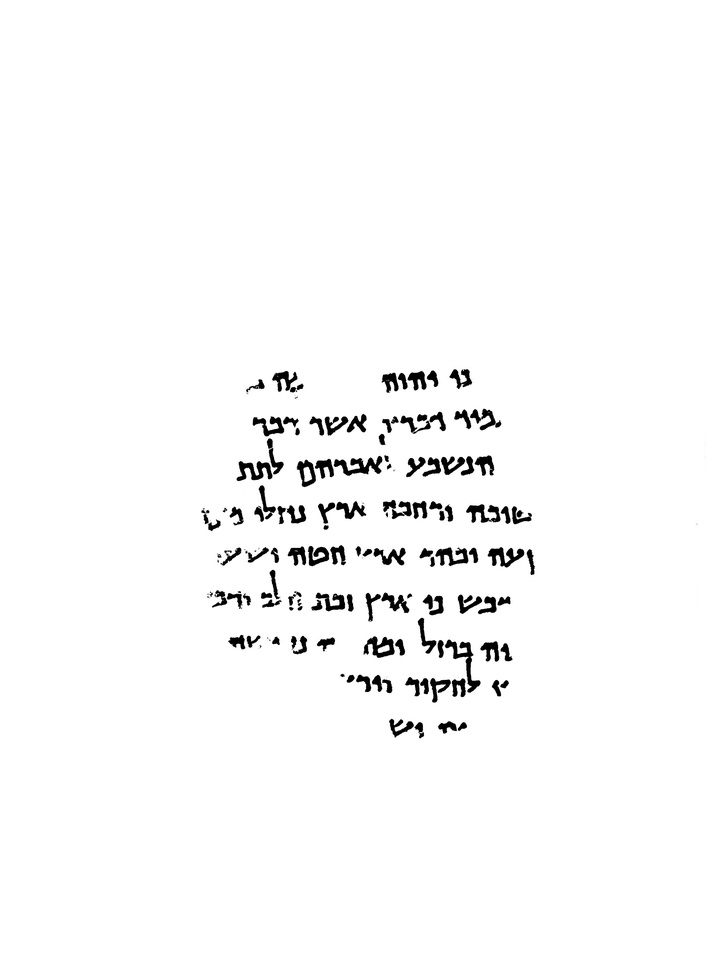
#> input picture binary/P168-Fg016-R-C01-R01-binarized.jpg, 727 x 970 px, shrunk from 2706 x 3608 before the run, found by its file name
$ jupyter execute --allow-errors Task1_Line_Seg_only_works_for_easy_scrolls.ipynb
#> lines starting #> are read from the running program, lines starting #| are printed output that depends on the picture; after the words box and inside, x2 and y2 are one past the last pixel; in counts of white or black regions, pixels touching at a corner belong together
[cell 1]
from skimage.io import imread
from skimage.color import rgb2gray
import matplotlib.pyplot as plt
import cv2


path = r'/Users/joostfranssen/Documents/Study/MSc_AI/Year_1/Semester_2B/HWR/image-data/P168-Fg016-R-C01-R01-binarized.jpg'

image2 = cv2.imread(path)
#> image2 is the input picture: shape (970, 727, 3); min 0, max 255, mean 249.4
img = cv2.cvtColor(image2, cv2.COLOR_BGR2GRAY)

plt.figure(figsize=(15,15))
plt.axis()
plt.imshow(img, cmap="gray")
plt.show()

[cell 2]
# test code for rotation
(h, w) = image2.shape[:2]
(cX, cY) = (w // 2, h // 2)

M = cv2.getRotationMatrix2D((cX, cY), -3, 1.0)
rotated = cv2.warpAffine(img, M, (w, h))
plt.imshow(rotated, cmap="gray")

[cell 3]
img.shape

[cell 4]
image2.shape

[cell 5]
from skimage.filters import sobel
sobel_image = sobel(img)
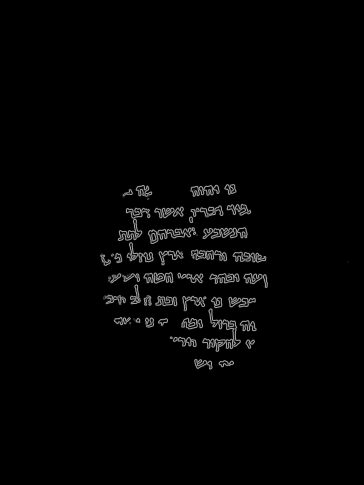
#> sobel_image: shape (970, 727) float64 (shown at 1/2 size); min 0, max 0.758, mean 0.015
plt.figure(figsize=(20,20))
plt.axis("off")
plt.imshow(sobel_image, cmap="gray")
plt.show()

[cell 6]
from skimage.filters import sobel
import numpy as np
import matplotlib.pyplot as plt

def horizontal_projections(sobel_image):
    return np.sum(sobel_image, axis=1)

sobel_image = sobel(img)
hpp = horizontal_projections(sobel_image)
#> hpp = 970 values, max 103 at index 555, min 0 at index 0, mean 10.88
plt.plot(hpp)
plt.show()
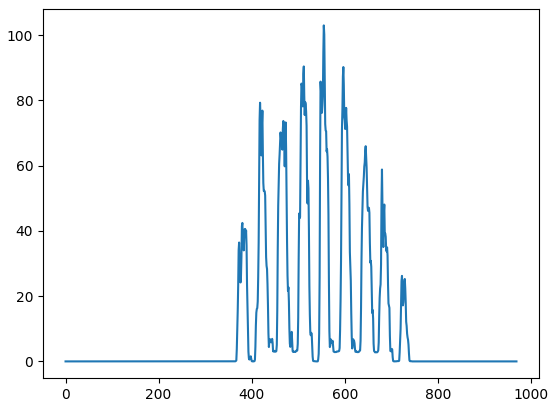
#> figure drawn by matplotlib, 1 panel; curve peaks at x = 555, y = 103

[cell 7]
#find the midway where we can make a threshold and extract the peaks regions
#divider parameter value is used to threshold the peak values from non peak values.
def find_peak_regions(hpp, divider=6):
#> called with hpp = array of shape (970,), divider = 6
    threshold = (np.max(hpp)-np.min(hpp))/divider
#> threshold = 17.17
    peaks = []
    peaks_index = []
    for i, hppv in enumerate(hpp):
        if hppv < threshold:
            peaks.append([i, hppv])
#> after the loop, peaks = 781 pairs, first value 0 to 969, second value 0 to 17.13
    return peaks

peaks = find_peak_regions(hpp)

peaks_index = np.array(peaks)[:,0].astype(int)
#> peaks_index = 781 values from 0 to 969


segmented_img = np.copy(img)
r,c = segmented_img.shape
for ri in range(r):
    if ri in peaks_index:
        segmented_img[ri, :] = 0
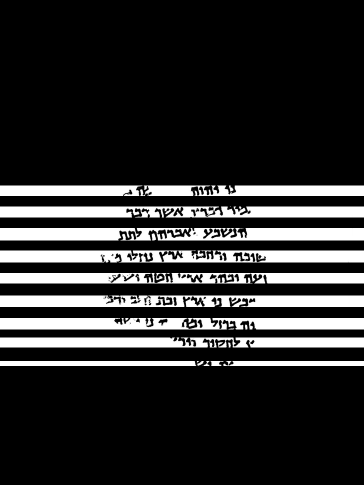
#> segmented_img: shape (970, 727) (shown at 1/2 size); min 0, max 255, mean 44.4

plt.figure(figsize=(20,20))
plt.imshow(segmented_img, cmap="gray")
plt.show()

[cell 8]
#group the peaks into walking windows
def get_hpp_walking_regions(peaks_index):
    hpp_clusters = []
    cluster = []
    for index, value in enumerate(peaks_index):
        cluster.append(value)

        if index < len(peaks_index)-1 and peaks_index[index+1] - value > 1:
            hpp_clusters.append(cluster)
            cluster = []

        #get the last cluster
        if index == len(peaks_index)-1:
            hpp_clusters.append(cluster)
            cluster = []
#> after the loop, hpp_clusters = 10 items

    return hpp_clusters

hpp_clusters = get_hpp_walking_regions(peaks_index)
#> hpp_clusters = 10 items

[cell 9]
new = []
for i in range(len(hpp_clusters)):
    if (hpp_clusters[i][-1] - hpp_clusters[i][0]) > 12:
        new.append(hpp_clusters[i])
#> this loop made 10 passes
#> after the loop, new = 10 items

[cell 10]
hpp_clusters = new

[cell 11]
hpp_clusters[1][-1]
#> Out = 412

[cell 12]
hpp_clusters[2][0]
#> Out = 435

[cell 13]
hpp_clusters[2][-1]
#> Out = 455

[cell 14]
hpp_clusters[3][0]
#> Out = 481

[cell 15]
hpp_clusters[3][-1]
#> Out = 500

[cell 16]
hpp_clusters

[cell 17]
#a star path planning algorithm
from heapq import *

def heuristic(a, b):
    return (b[0] - a[0]) ** 2 + (b[1] - a[1]) ** 2

def astar(array, start, goal):

    neighbors = [(0,1),(0,-1),(1,0),(-1,0),(1,1),(1,-1),(-1,1),(-1,-1)]
    close_set = set()
    came_from = {}
    gscore = {start:0}
    fscore = {start:heuristic(start, goal)}
    oheap = []

    heappush(oheap, (fscore[start], start))

    while oheap:

        current = heappop(oheap)[1]

        if current == goal:
            data = []
            while current in came_from:
                data.append(current)
                current = came_from[current]
            return data

        close_set.add(current)
        for i, j in neighbors:
            neighbor = current[0] + i, current[1] + j
            tentative_g_score = gscore[current] + heuristic(current, neighbor)
            if 0 <= neighbor[0] < array.shape[0]:
                if 0 <= neighbor[1] < array.shape[1]:
                    if array[neighbor[0]][neighbor[1]] == 1:
                        continue
                else:
                    # array bound y walls
                    continue
            else:
                # array bound x walls
                continue

            if neighbor in close_set and tentative_g_score >= gscore.get(neighbor, 0):
                continue

            if  tentative_g_score < gscore.get(neighbor, 0) or neighbor not in [i[1]for i in oheap]:
                came_from[neighbor] = current
                gscore[neighbor] = tentative_g_score
                fscore[neighbor] = tentative_g_score + heuristic(neighbor, goal)
                heappush(oheap, (fscore[neighbor], neighbor))

    return []

[cell 18]
#Scan the paths to see if there are any blockers.
from skimage.filters import threshold_otsu
from skimage.util import invert

def get_binary(img):
    mean = np.mean(img)
#> mean = 249.4
    if mean == 0.0 or mean == 1.0:
        return img

    thresh = threshold_otsu(img)
#> thresh = 138
    binary = img <= thresh
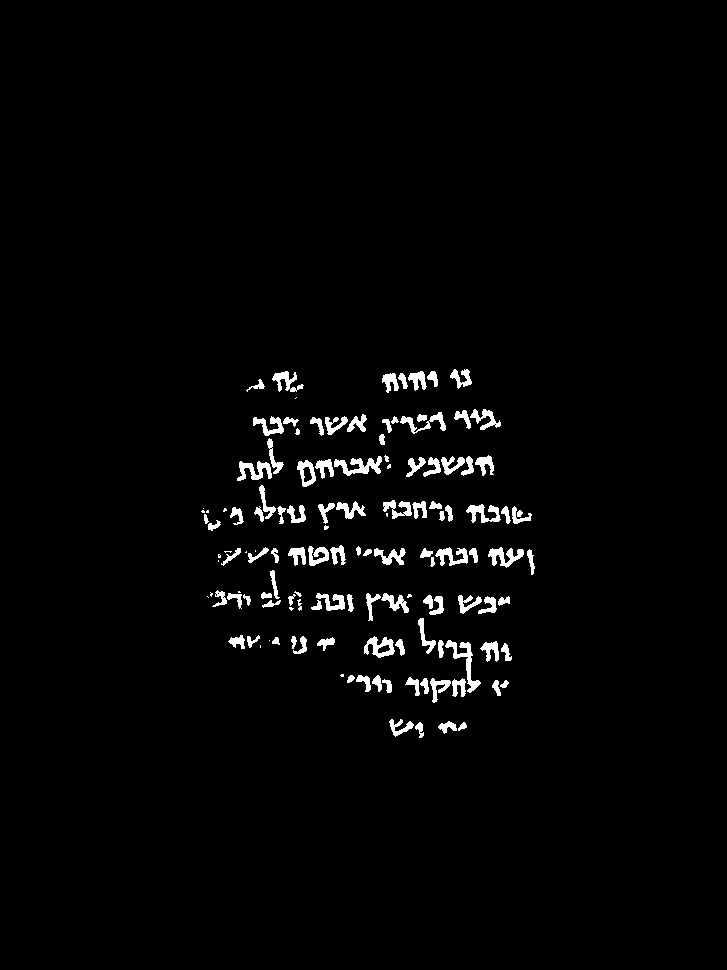
#> binary: shape (970, 727) bool; 2.2% white; 131 white regions (21 under 20 px), largest, box (x1, y1, x2, y2) and area: (445, 640, 481, 693) 465, (334, 456, 382, 476) 456, (237, 461, 272, 481) 376
    binary = binary*1
    return binary

def path_exists(window_image):
    #very basic check first then proceed to A* check
    if 0 in horizontal_projections(window_image):
        return True

    padded_window = np.zeros((window_image.shape[0],1))
    world_map = np.hstack((padded_window, np.hstack((window_image,padded_window)) ) )
    path = np.array(astar(world_map, (int(world_map.shape[0]/2), 0), (int(world_map.shape[0]/2), world_map.shape[1])))
    if len(path) > 0:
        return True

    return False

def get_road_block_regions(nmap):
    road_blocks = []
    needtobreak = False

    for col in range(nmap.shape[1]):
        start = col
        end = col+20
        if end > nmap.shape[1]-1:
            end = nmap.shape[1]-1
            needtobreak = True

        if path_exists(nmap[:, start:end]) == False:
            road_blocks.append(col)

        if needtobreak == True:
            break

    return road_blocks

def group_the_road_blocks(road_blocks):
    #group the road blocks
    road_blocks_cluster_groups = []
    road_blocks_cluster = []
    size = len(road_blocks)
    for index, value in enumerate(road_blocks):
        road_blocks_cluster.append(value)
        if index < size-1 and (road_blocks[index+1] - road_blocks[index]) > 1:
            road_blocks_cluster_groups.append([road_blocks_cluster[0], road_blocks_cluster[len(road_blocks_cluster)-1]])
            road_blocks_cluster = []

        if index == size-1 and len(road_blocks_cluster) > 0:
            road_blocks_cluster_groups.append([road_blocks_cluster[0], road_blocks_cluster[len(road_blocks_cluster)-1]])
            road_blocks_cluster = []

    return road_blocks_cluster_groups

binary_image = get_binary(img)

for cluster_of_interest in hpp_clusters:
    #print("hit")
    nmap = binary_image[cluster_of_interest[0]:cluster_of_interest[len(cluster_of_interest)-1],:]
    road_blocks = get_road_block_regions(nmap)
    road_blocks_cluster_groups = group_the_road_blocks(road_blocks)
    #create the doorways
    for index, road_blocks in enumerate(road_blocks_cluster_groups):
        #print("second loop")
        window_image = nmap[:, road_blocks[0]: road_blocks[1]+10]
        binary_image[cluster_of_interest[0]:cluster_of_interest[len(cluster_of_interest)-1],:][:, road_blocks[0]: road_blocks[1]+10][int(window_image.shape[0]/2),:] *= 0
#> this loop made 10 passes
#> size in group_the_road_blocks on passes 1, 2, 3, 4, 5, 6, 7, 9: 0, 0, 0, 0, 0, 0, 0, 0
#> pass 1, `nmap = binary_image[cluster_of_interest[0]:cluster_of_interest[len(clu..`:
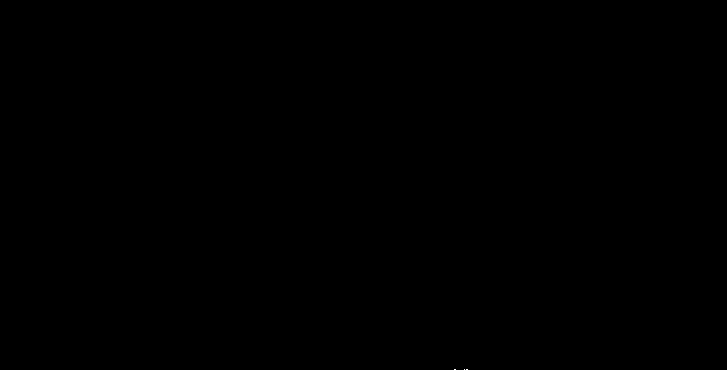
#> nmap: shape (370, 727) int64; values 0 (black) and 1 (white), 0% white in thin lines or dots, all inside (x1, y1, x2, y2) = (454, 369, 468, 370)
#> after the loop:
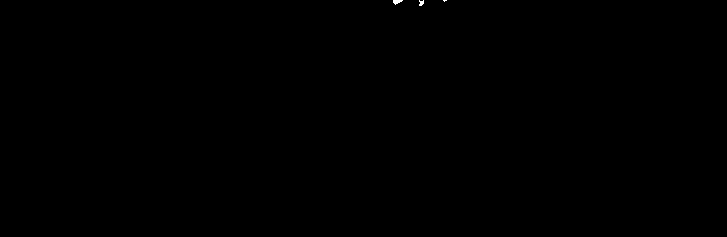
#> nmap: shape (237, 727) int64; values 0 (black) and 1 (white), 0.03% white; 3 white regions (1 under 20 px), largest, box (x1, y1, x2, y2) and area: (393, 0, 403, 5) 31, (419, 0, 424, 6) 22

[cell 19]
cluster_of_interest
#> Out = 238 values from 732 to 969

[cell 20]
#now that everything is cleaner, its time to segment all the lines using the A* algorithm
line_segments = []
for i, cluster_of_interest in enumerate(hpp_clusters):
    nmap = binary_image[cluster_of_interest[0]:cluster_of_interest[len(cluster_of_interest)-1],:]
    path = np.array(astar(nmap, (int(nmap.shape[0]/2), 0), (int(nmap.shape[0]/2), nmap.shape[1]-1)))
    print(path.shape)
#     if path.ndim == 1:
#         break
    print("Shape : "+str(np.shape(cluster_of_interest)))
    offset_from_top = cluster_of_interest[0]
    print(offset_from_top)
    path[:,0] += offset_from_top
    line_segments.append(path)
#> this loop made 10 passes
#> offset_from_top on passes 1 to 8: 0, 392, 435, 481, 525, 567, 614, 659
#> (printed output is left out)
#> after the loop, line_segments = 10 items

[cell 21]
path
#> Out = 726 pairs, first value 850 to 850, second value 1 to 726

[cell 22]
cluster_of_interest = hpp_clusters[1]
#> cluster_of_interest = [392, 393, 394, 395, 396, 397, 398, 399, 400, 401, 402, 403, 404, 405, 406, 407, 408, 409, 410, 411, 412]
offset_from_top = cluster_of_interest[0]
#> offset_from_top = 392
nmap = binary_image[cluster_of_interest[0]:cluster_of_interest[len(cluster_of_interest)-1],:]
plt.figure(figsize=(20,20))
plt.imshow(invert(nmap), cmap="gray")

path = np.array(astar(nmap, (int(nmap.shape[0]/2), 0), (int(nmap.shape[0]/2),nmap.shape[1]-1)))
#> path = 726 pairs, first value 10 to 10, second value 1 to 726
plt.plot(path[:,1], path[:,0])

[cell 23]
offset_from_top = cluster_of_interest[0]
fig, ax = plt.subplots(figsize=(20,10), ncols=2)
for path in line_segments:
    ax[1].plot((path[:,1]), path[:,0])
ax[1].axis("off")
ax[0].axis("off")
ax[1].imshow(img, cmap="gray")
ax[0].imshow(img, cmap="gray")

[cell 24]
## add an extra line to the line segments array which represents the last bottom row on the image
last_bottom_row = np.flip(np.column_stack(((np.ones((img.shape[1],))*img.shape[0]), np.arange(img.shape[1]))).astype(int), axis=0)
#> last_bottom_row = 727 pairs, first value 970 to 970, second value 0 to 726
line_segments.append(last_bottom_row)

[cell 25]
line_images = []
def extract_line_from_image(image, lower_line, upper_line):
    lower_boundary = np.min(lower_line[:, 0])
    upper_boundary = np.min(upper_line[:, 0])
    img_copy = np.copy(image)
    r, c = img_copy.shape
    for index in range(c-1):
        img_copy[0:lower_line[index, 0], index] = 255
        img_copy[upper_line[index, 0]:r, index] = 255

    return img_copy[lower_boundary:upper_boundary, :]

line_count = len(line_segments)
#> line_count = 11
fig, ax = plt.subplots(figsize=(10,10), nrows=line_count-1)
for line_index in range(line_count-1):
    line_image = extract_line_from_image(img, line_segments[line_index], line_segments[line_index+1])
    line_images.append(line_image)
    ax[line_index].imshow(line_image, cmap="gray")
#> this loop made 10 passes
#> (lower_boundary in extract_line_from_image, upper_boundary in extract_line_from_image) on passes 1 to 8: (185, 402), (402, 445), (445, 484), (484, 535), (535, 569), (569, 617), (617, 666), (666, 708)
#> pass 1, `line_image = extract_line_from_image(img, line_segments[line_index], l..`:
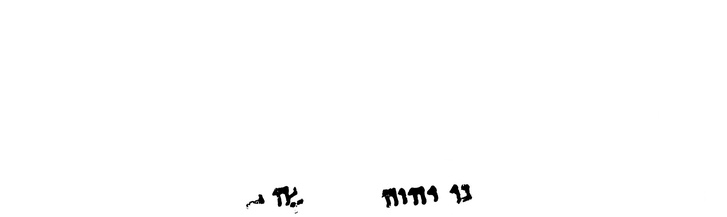
#> line_image: shape (217, 727); min 0, max 255, mean 253.1
#> after the loop, line_images = 10 items
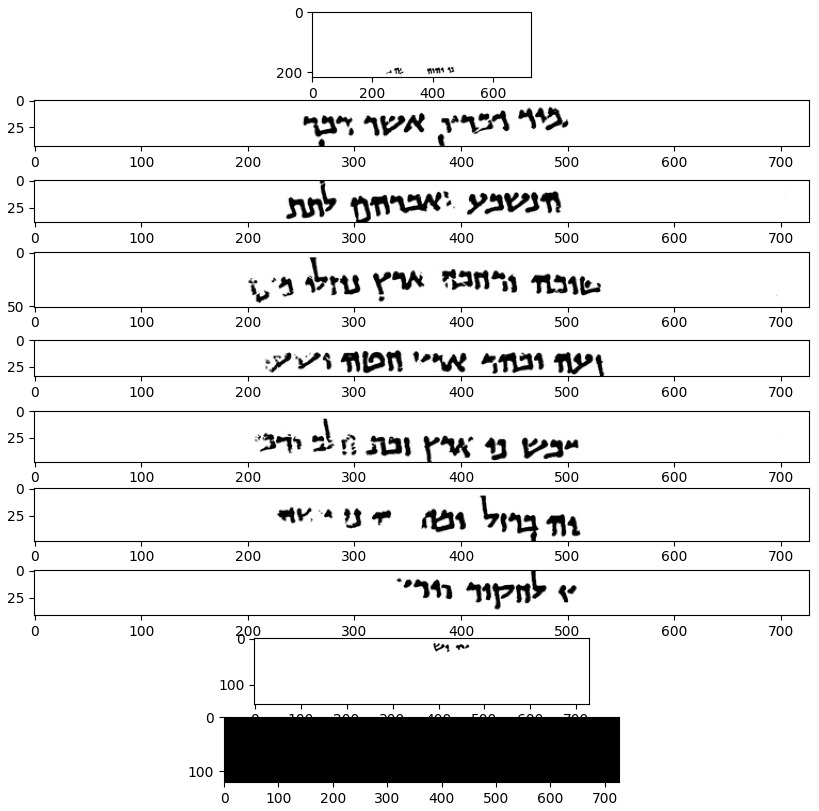
#> figure drawn by matplotlib, 10 panels

[cell 26]
from skimage.filters import threshold_otsu

#binarize the image, guassian blur will remove any noise in the image
first_line = line_images[1]
thresh = threshold_otsu(first_line)
#> thresh = 138
binary = first_line > thresh
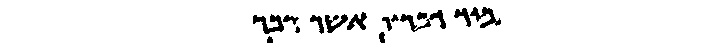
#> binary: shape (43, 727) bool; 94.1% white; 14 black regions, largest, box (x1, y1, x2, y2) and area: (400, 10, 446, 32) 305, (253, 14, 284, 34) 289, (470, 7, 501, 28) 269

# find the vertical projection by adding up the values of all pixels along rows
vertical_projection = np.sum(binary, axis=0)
#> vertical_projection = 727 values, max 43 at index 0, min 25 at index 271, mean 40.45

# plot the vertical projects
fig, ax = plt.subplots(nrows=2, figsize=(20,10))
plt.xlim(0, first_line.shape[1])
ax[0].imshow(binary, cmap="gray")
ax[1].plot(vertical_projection)
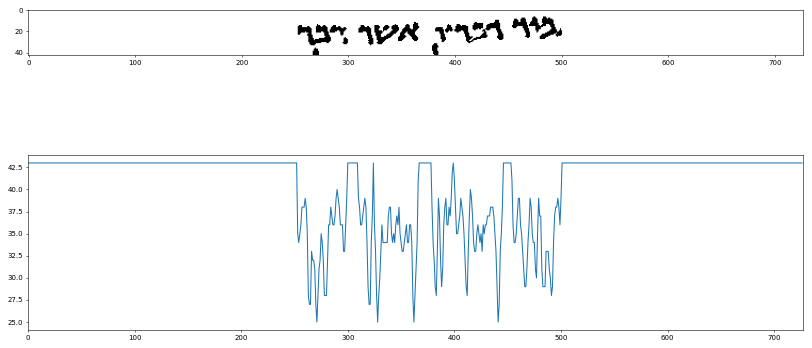
#> figure drawn by matplotlib, 2 panels; panel 2: curve peaks at x = 0, y = 43

[cell 27]
height = first_line.shape[0]

## we will go through the vertical projections and
## find the sequence of consecutive white spaces in the image
whitespace_lengths = []
whitespace = 0
for vp in vertical_projection:
    if vp == height:
        whitespace = whitespace + 1
    elif vp != height:
        if whitespace != 0:
            whitespace_lengths.append(whitespace)
        whitespace = 0 # reset whitepsace counter.
#> after the loop, whitespace_lengths = [253, 10, 1, 12, 1, 8]

print("whitespaces:", whitespace_lengths)
#| whitespaces: [253, 10, 1, 12, 1, 8]
avg_white_space_length = np.mean(whitespace_lengths)
#> avg_white_space_length = 47.5
print("average whitespace lenght:", avg_white_space_length)
#| average whitespace lenght: 47.5

[cell 28]
## find index of whitespaces which are actually long spaces using the avg_white_space_length
whitespace_length = 0
divider_indexes = []
for index, vp in enumerate(vertical_projection):
    if vp == height:
        whitespace_length = whitespace_length + 1
    elif vp != height:
        if whitespace_length != 0 and whitespace_length > avg_white_space_length:
            divider_indexes.append(index-int(whitespace_length/2))
            whitespace_length = 0 # reset it
#> after the loop, divider_indexes = [127]; whitespace_length = 258

print(divider_indexes)
#| [127]

[cell 29]
# lets create the block of words from divider_indexes
divider_indexes = np.array(divider_indexes)
dividers = np.column_stack((divider_indexes[:-1],divider_indexes[1:]))
#> dividers = empty array
